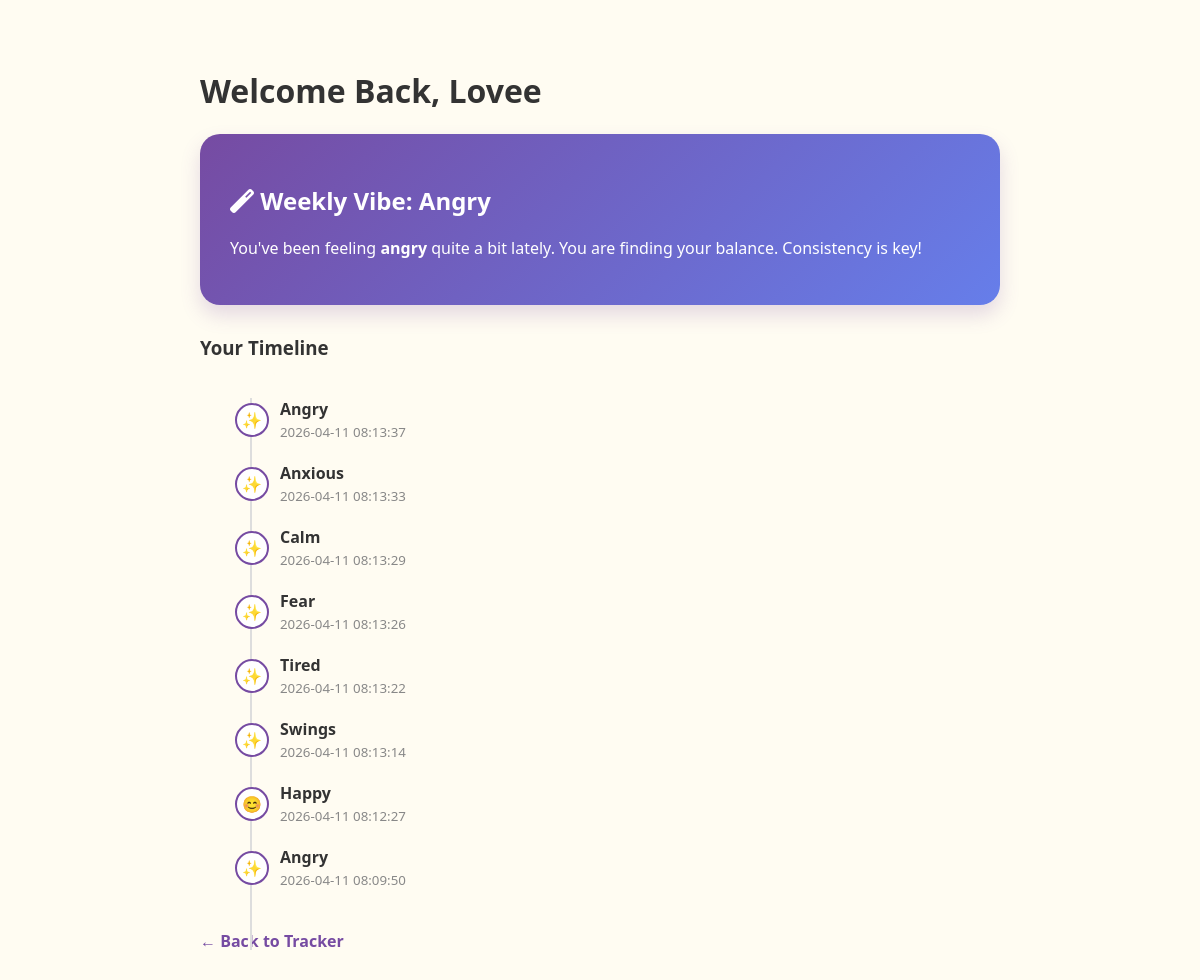
The app's page /history (signed in) with its own data.
### tables this page shows
CREATE TABLE mood_logs (
                id        INTEGER PRIMARY KEY AUTOINCREMENT,
                user_id   INTEGER NOT NULL REFERENCES users(id),
                mood      TEXT NOT NULL,
                timestamp DATETIME DEFAULT CURRENT_TIMESTAMP
            );

### app.py (the view)
@app.route("/history")
@login_required
def history() -> Any:
    with get_db() as conn:
        logs = conn.execute(
            "SELECT mood, timestamp FROM mood_logs WHERE user_id=? ORDER BY timestamp DESC",
            (session["user_id"],),
        ).fetchall()
    mood_counts: dict[str, int] = {}
    for r in logs:
        mood_counts[r["mood"]] = mood_counts.get(r["mood"], 0) + 1
    top_mood = max(mood_counts, key=mood_counts.get) if mood_counts else "New User"
    return render_template("history.html", logs=logs, username=session["username"], top_mood=top_mood)

### app.py (called while the page is built)
def get_db() -> sqlite3.Connection:
    conn = sqlite3.connect("database.db")
    conn.row_factory = sqlite3.Row
    return conn

def login_required(f: Any) -> Any:
    @wraps(f)
    def dec(*args: Any, **kwargs: Any) -> Any:
        if "user_id" not in session:
            return redirect(url_for("login_page"))
        return f(*args, **kwargs)
    return dec

### templates/history.html (shortened to what this page needs)
<!DOCTYPE html>
<html>
<head>
    <link rel="stylesheet" href="https://cdnjs.cloudflare.com/ajax/libs/font-awesome/6.0.0/css/all.min.css">
</head>
<body>
    <div class="container">
        <h1>Welcome Back, {{ username }}</h1>
        <div class="insight-card">
            <h2><i class="fas fa-magic"></i> Weekly Vibe: {{ top_mood.capitalize() }}</h2>
            <p>You've been feeling <strong>{{ top_mood }}</strong> quite a bit lately.
               {% if top_mood == 'happy' %}
               Keep riding this wave! Try sharing this energy with a friend today.
               {% elif top_mood == 'sad' or top_mood == 'stressed' %}
               It looks like a heavy week. Remember to take 5 minutes just for deep breathing.
               {% else %}
               You are finding your balance. Consistency is key!
               {% endif %}
            </p>
        </div>
        <h3>Your Timeline</h3>
        <div class="timeline">
            {% for mood, time in logs %}
            <div class="log-item">
                <div class="mood-icon">
                    {% if mood == 'happy' %}😊{% elif mood == 'sad' %}😞{% else %}✨{% endif %}
                </div>
                <div>
                    <strong>{{ mood.capitalize() }}</strong> <br>
                    <small style="color: #888;">{{ time }}</small>
                </div>
            </div>
            {% endfor %}
        </div>
        <a href="/tracker" style="text-decoration: none; color: #764ba2; font-weight: bold;">← Back to Tracker</a>
    </div>
</body>
</html>

### templates/history.html (style rules this page uses)
body { font-family: 'Segoe UI', sans-serif; background: #fffcf2; color: #333; padding: 40px; }
.container { max-width: 800px; margin: 0 auto; }
.insight-card { background: linear-gradient(135deg, #764ba2 0%, #667eea 100%); color: white; padding: 30px; border-radius: 20px; margin-bottom: 30px; box-shadow: 0 10px 20px rgba(118, 75, 162, 0.2); }
.timeline { position: relative; padding: 20px 0; }
.timeline::before { content: ''; position: absolute; left: 50px; width: 2px; height: 100%; background: #ddd; }
.log-item { position: relative; margin-bottom: 20px; padding-left: 80px; display: flex; align-items: center; }
.mood-icon { position: absolute; left: 35px; width: 30px; height: 30px; background: white; border: 2px solid #764ba2; border-radius: 50%; text-align: center; line-height: 30px; }

### records on screen
mood_logs: capitalize "Angry", mood "angry", timestamp "2026-04-11 08:13:37"
mood_logs: capitalize "Anxious", timestamp "2026-04-11 08:13:33"
mood_logs: capitalize "Calm", timestamp "2026-04-11 08:13:29"
mood_logs: capitalize "Fear", timestamp "2026-04-11 08:13:26"
mood_logs: capitalize "Tired", timestamp "2026-04-11 08:13:22"
mood_logs: capitalize "Swings", timestamp "2026-04-11 08:13:14"
mood_logs: capitalize "Happy", timestamp "2026-04-11 08:12:27"
mood_logs: capitalize "Angry", timestamp "2026-04-11 08:09:50"

### other values on screen
{{ username }} "Lovee"
